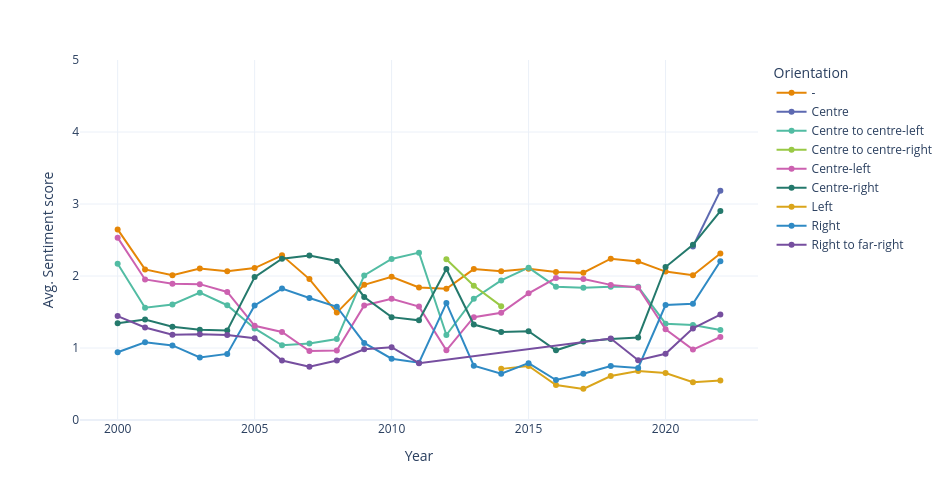

Notebook cell for this chart:
### Code cell
#Political orientation x Sentiment scores (across years)
# Plot sample trends per "Month", use "Year" for better full dataset visualisations


status_term = df.groupby(["Party_orientation", "Year"]).agg({"Senti_n":"mean"}).reset_index()
status_term

fig=px.line(status_term, x="Year", y="Senti_n", color="Party_orientation", markers=True, 
            color_discrete_sequence=px.colors.qualitative.Vivid)
fig.update_layout(
    height=500,  
    width=950,
    yaxis=dict(range=[0, 5]),

    yaxis_title='Avg. Sentiment score',
    legend_title='Orientation',
    template='plotly_white'
)
fig.show()

### Figure 1 — Plotly figure (JSON) as saved in the notebook; plotly's stock layout.template omitted (floating-point values rounded to 4 significant figures)
{"data": [{"hovertemplate": "Party_orientation=-<br>Year=%{x}<br>Senti_n=%{y}<extra></extra>", "legendgroup": "-", "line": {"color": "rgb(229, 134, 6)", "dash": "solid"}, "marker": {"symbol": "circle"}, "mode": "lines+markers", "name": "-", "orientation": "v", "showlegend": true, "type": "scatter", "x": [2000, 2001, 2002, 2003, 2004, 2005, 2006, 2007, 2008, 2009, 2010, 2011, 2012, 2013, 2014, 2015, 2016, 2017, 2018, 2019, 2020, 2021, 2022], "xaxis": "x", "y": [2.647, 2.092, 2.01, 2.105, 2.066, 2.111, 2.287, 1.957, 1.492, 1.878, 1.99, 1.841, 1.822, 2.096, 2.066, 2.101, 2.056, 2.046, 2.241, 2.201, 2.061, 2.012, 2.313], "yaxis": "y"}, {"hovertemplate": "Party_orientation=Centre<br>Year=%{x}<br>Senti_n=%{y}<extra></extra>", "legendgroup": "Centre", "line": {"color": "rgb(93, 105, 177)", "dash": "solid"}, "marker": {"symbol": "circle"}, "mode": "lines+markers", "name": "Centre", "orientation": "v", "showlegend": true, "type": "scatter", "x": [2021, 2022], "xaxis": "x", "y": [2.41, 3.185], "yaxis": "y"}, {"hovertemplate": "Party_orientation=Centre to centre-left<br>Year=%{x}<br>Senti_n=%{y}<extra></extra>", "legendgroup": "Centre to centre-left", "line": {"color": "rgb(82, 188, 163)", "dash": "solid"}, "marker": {"symbol": "circle"}, "mode": "lines+markers", "name": "Centre to centre-left", "orientation": "v", "showlegend": true, "type": "scatter", "x": [2000, 2001, 2002, 2003, 2004, 2005, 2006, 2007, 2008, 2009, 2010, 2011, 2012, 2013, 2014, 2015, 2016, 2017, 2018, 2019, 2020, 2021, 2022], "xaxis": "x", "y": [2.171, 1.56, 1.605, 1.768, 1.594, 1.271, 1.037, 1.063, 1.124, 2.008, 2.236, 2.324, 1.181, 1.684, 1.939, 2.116, 1.852, 1.837, 1.851, 1.851, 1.338, 1.32, 1.25], "yaxis": "y"}, {"hovertemplate": "Party_orientation=Centre to centre-right<br>Year=%{x}<br>Senti_n=%{y}<extra></extra>", "legendgroup": "Centre to centre-right", "line": {"color": "rgb(153, 201, 69)", "dash": "solid"}, "marker": {"symbol": "circle"}, "mode": "lines+markers", "name": "Centre to centre-right", "orientation": "v", "showlegend": true, "type": "scatter", "x": [2012, 2013, 2014], "xaxis": "x", "y": [2.233, 1.864, 1.581], "yaxis": "y"}, {"hovertemplate": "Party_orientation=Centre-left<br>Year=%{x}<br>Senti_n=%{y}<extra></extra>", "legendgroup": "Centre-left", "line": {"color": "rgb(204, 97, 176)", "dash": "solid"}, "marker": {"symbol": "circle"}, "mode": "lines+markers", "name": "Centre-left", "orientation": "v", "showlegend": true, "type": "scatter", "x": [2000, 2001, 2002, 2003, 2004, 2005, 2006, 2007, 2008, 2009, 2010, 2011, 2012, 2013, 2014, 2015, 2016, 2017, 2018, 2019, 2020, 2021, 2022], "xaxis": "x", "y": [2.533, 1.952, 1.891, 1.887, 1.778, 1.308, 1.223, 0.9576, 0.964, 1.591, 1.684, 1.575, 0.9679, 1.428, 1.49, 1.759, 1.972, 1.958, 1.877, 1.841, 1.259, 0.9786, 1.153], "yaxis": "y"}, {"hovertemplate": "Party_orientation=Centre-right<br>Year=%{x}<br>Senti_n=%{y}<extra></extra>", "legendgroup": "Centre-right", "line": {"color": "rgb(36, 121, 108)", "dash": "solid"}, "marker": {"symbol": "circle"}, "mode": "lines+markers", "name": "Centre-right", "orientation": "v", "showlegend": true, "type": "scatter", "x": [2000, 2001, 2002, 2003, 2004, 2005, 2006, 2007, 2008, 2009, 2010, 2011, 2012, 2013, 2014, 2015, 2016, 2017, 2018, 2019, 2020, 2021, 2022], "xaxis": "x", "y": [1.345, 1.397, 1.294, 1.255, 1.242, 1.984, 2.24, 2.285, 2.209, 1.709, 1.429, 1.384, 2.098, 1.326, 1.223, 1.234, 0.9684, 1.09, 1.126, 1.147, 2.125, 2.433, 2.903], "yaxis": "y"}, {"hovertemplate": "Party_orientation=Left<br>Year=%{x}<br>Senti_n=%{y}<extra></extra>", "legendgroup": "Left", "line": {"color": "rgb(218, 165, 27)", "dash": "solid"}, "marker": {"symbol": "circle"}, "mode": "lines+markers", "name": "Left", "orientation": "v", "showlegend": true, "type": "scatter", "x": [2014, 2015, 2016, 2017, 2018, 2019, 2020, 2021, 2022], "xaxis": "x", "y": [0.7101, 0.7501, 0.4852, 0.4324, 0.6112, 0.6806, 0.6535, 0.526, 0.5478], "yaxis": "y"}, {"hovertemplate": "Party_orientation=Right<br>Year=%{x}<br>Senti_n=%{y}<extra></extra>", "legendgroup": "Right", "line": {"color": "rgb(47, 138, 196)", "dash": "solid"}, "marker": {"symbol": "circle"}, "mode": "lines+markers", "name": "Right", "orientation": "v", "showlegend": true, "type": "scatter", "x": [2000, 2001, 2002, 2003, 2004, 2005, 2006, 2007, 2008, 2009, 2010, 2011, 2012, 2013, 2014, 2015, 2016, 2017, 2018, 2019, 2020, 2021, 2022], "xaxis": "x", "y": [0.9416, 1.08, 1.036, 0.8689, 0.9182, 1.592, 1.826, 1.694, 1.573, 1.071, 0.8512, 0.7965, 1.624, 0.7535, 0.6425, 0.7895, 0.5548, 0.6417, 0.7485, 0.7235, 1.597, 1.615, 2.204], "yaxis": "y"}, {"hovertemplate": "Party_orientation=Right to far-right<br>Year=%{x}<br>Senti_n=%{y}<extra></extra>", "legendgroup": "Right to far-right", "line": {"color": "rgb(118, 78, 159)", "dash": "solid"}, "marker": {"symbol": "circle"}, "mode": "lines+markers", "name": "Right to far-right", "orientation": "v", "showlegend": true, "type": "scatter", "x": [2000, 2001, 2002, 2003, 2004, 2005, 2006, 2007, 2008, 2009, 2010, 2011, 2018, 2019, 2020, 2021, 2022], "xaxis": "x", "y": [1.444, 1.285, 1.185, 1.19, 1.181, 1.135, 0.8269, 0.741, 0.8259, 0.9828, 1.01, 0.789, 1.131, 0.8293, 0.9193, 1.272, 1.464], "yaxis": "y"}], "layout": {"height": 500, "legend": {"title": {"text": "Orientation"}, "tracegroupgap": 0}, "margin": {"t": 60}, "width": 950, "xaxis": {"anchor": "y", "domain": [0, 1], "title": {"text": "Year"}}, "yaxis": {"anchor": "x", "domain": [0, 1], "range": [0, 5], "title": {"text": "Avg. Sentiment score"}}}}
